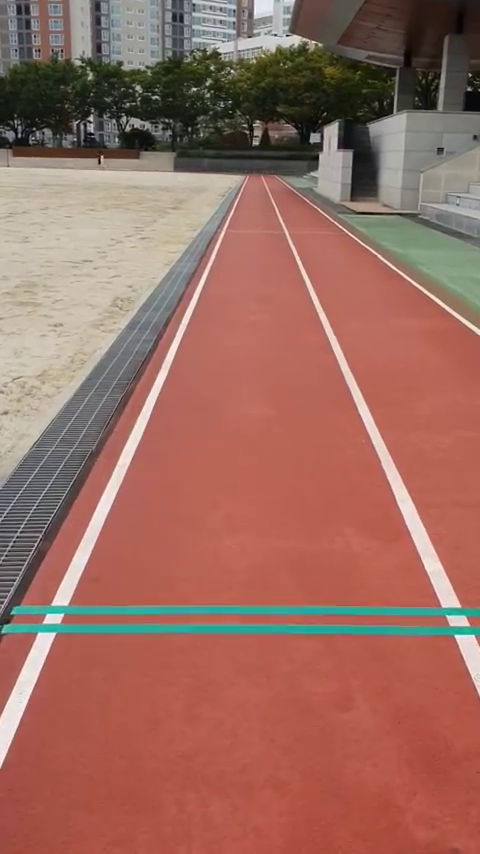
#> input picture frame 18 of ex_track_5.mp4.mp4, 480 x 854 px, given in place of real_camera.mp4, which was not available
$ python laneDetection.py
#> lines starting #> are read from the running program, lines starting #| are printed output that depends on the picture; after the words box and inside, x2 and y2 are one past the last pixel; in counts of white or black regions, pixels touching at a corner belong together; pictures that were not available may be replaced by others from this repository, and a replacement may not be noted
#> further down, frame is the input picture: shape (854, 480, 3); mean B, G, R 96.3, 107.9, 155.1
################################################################################
######## 차선 인식 프로젝트 ####################################################
################################################################################
# DESCRIPTION:  이 프로젝트는 차선 감지를 방법을 보여주기 위해 만들어졌습니다.
#               시스템은 전면 카메라가 장착된 RC카 자동차에서 작동합니다.
#               OPENCV 라이브러리의 도움으로 알고리즘을 설계할 수 있었습니다.
#               차선을 식별하고 앞바퀴의 조향각도를 예측할 수 있습니다.
#               RC카가 현재 차선에서 멀어지면 운전자에게 경고를 할 수 있습니다.
################################################################################

# IMPORT NECESSARY LIBRARIES
import cv2
import numpy as np
import os
from scipy import optimize
from matplotlib import pyplot as plt, cm, colors

test_video = 'real_camera.mp4'
# test_video = 'real_camera_speed.mp4'

# Defining variables to hold meter-to-pixel conversion
# meter-to-pixel 변환을 유지하기 위한 변수 정의
ym_per_pix = 30 / 720

# Standard lane width is 3.7 meters divided by lane width in pixels which is
# calculated to be approximately 720 pixels not to be confused with frame height
# 표준 차선 너비 3.7m를 차선 너비(픽셀)로 나눈 값으로
# 계산할때는 프레임의 높이와 혼동하지 않기 위해 약 720 픽셀로 계산
xm_per_pix = 12 / 720  # ( 기본 값 : 3.7m )

# Get path to the current working directory
# 현재 작업 디렉토리의 경로 가져오기
CWD_PATH = os.getcwd()

################################################################################
######## START - FUNCTIONS TO PERFORM IMAGE PROCESSING #########################
######## START - 이미지 처리를 수행하는 기능 ###################################
################################################################################

################################################################################
#### START - FUNCTION TO READ AN INPUT IMAGE ###################################


def readVideo():

    # Read input video from current working directory
    inpImage = cv2.VideoCapture(os.path.join(CWD_PATH, test_video))

    return inpImage
#### END - FUNCTION TO READ AN INPUT IMAGE #####################################
################################################################################


################################################################################
#### START - FUNCTION TO PROCESS IMAGE #########################################
def processImage(inpImage):

    # Apply HLS color filtering to filter out white lane lines
    # ( 흰색 영역 HSL 필터 )
    hls = cv2.cvtColor(inpImage, cv2.COLOR_BGR2HLS)

    lower_white = np.array([0, 100, 10])         # default = 0, 130, 10
    upper_white = np.array([255, 255, 255])      # default = 255, 255, 255
    mask = cv2.inRange(inpImage, lower_white, upper_white)
    hls_result = cv2.bitwise_and(inpImage, inpImage, mask=mask)

    # Convert image to grayscale, apply threshold, blur & extract edges
    gray = cv2.cvtColor(hls_result, cv2.COLOR_BGR2GRAY)
    ret, thresh = cv2.threshold(gray, 160, 255, cv2.THRESH_BINARY)
    blur = cv2.GaussianBlur(thresh, (3, 3), 0)
    canny = cv2.Canny(blur, 40, 120)            # default = 40, 60

    # [7 lines of commented-out code are left out]

    return image, hls_result, gray, thresh, blur, canny
#### END - FUNCTION TO PROCESS IMAGE ###########################################
################################################################################


################################################################################
#### START - FUNCTION TO APPLY PERSPECTIVE WARP ################################
def perspectiveWarp(inpImage):

    # 이미지 사이즈 추출
    height, width = inpImage.shape[:2]
    img_size = (width, height)

    # Perspective points to be warped
    # 왜곡될 관점 포인트 <좌하, 우하, 좌상, 우상>
    # 🐸 ( Type 1 )
    # src = np.float32([[0, height-150],
    #                   [width, height-150],
    #                   [200, 300],
    #                   [width-200, 300]])

    # 🐸 ( Type 2 기본값 )
    # src = np.float32([[200, height-200],
    #                   [width, height-200],
    #                   [200, 400],
    #                   [width, 400]])
    # (200, 520)  (1280, 520)  (200, 400)  (1280, 400)

    # 🐸 ( Type 3 조금 넓은 시야 )
    src = np.float32([[0, height-150],
                      [width, height-150],
                      [300, 200],
                      [width-300, 200]])

    # 🐸 ( Type 4 많이 넓은 시야 )
    # src = np.float32([[0, height-150],
    #                   [width, height-150],
    #                   [400, 150],
    #                   [width-400, 150]])

    # Window to be shown
    # 표시할 윈도우
    dst = np.float32([[0, 0],
                      [1280, 0],
                      [0, 720],
                      [1280, 720]])

    # Matrix to warp the image for birdseye window
    # Birdseye 창의 이미지를 왜곡하는 매트릭스
    matrix = cv2.getPerspectiveTransform(src, dst)

    # Inverse matrix to unwarp the image for final window
    # 최종 창의 이미지를 왜곡 해제하는 역행렬
    minv = cv2.getPerspectiveTransform(dst, src)
    birdseye = cv2.warpPerspective(inpImage, matrix, img_size)
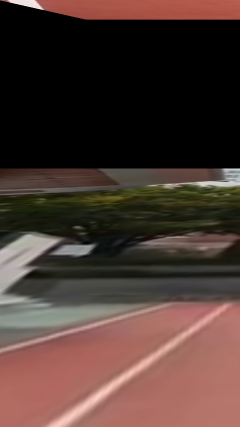
#> birdseye: shape (854, 480, 3) (shown at 1/2 size); mean B, G, R 49.7, 55.8, 75.7

    # Get the birdseye window dimensions
    # Birdseye 창 크기 가져오기
    height, width = birdseye.shape[:2]

    # Divide the birdseye view into 2 halves to separate left & right lanes
    # Birdseye 뷰를 2등분하여 왼쪽 및 오른쪽 차선 분리
    birdseyeLeft = birdseye[0:height, 0:width // 2]
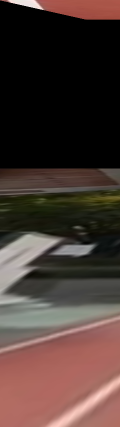
#> birdseyeLeft: shape (854, 240, 3) (shown at 1/2 size); mean B, G, R 50.8, 56.2, 73.2
    birdseyeRight = birdseye[0:height, width // 2:width]
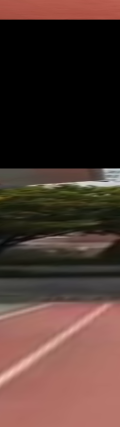
#> birdseyeRight: shape (854, 240, 3) (shown at 1/2 size); mean B, G, R 48.7, 55.5, 78.1

    # Display birdseye view image
    # Birdseye 뷰이미지 표시

    # cv2.imshow("Birdseye", birdseye)
    cv2.imshow("Birdseye Left", birdseyeLeft)
    cv2.imshow("Birdseye Right", birdseyeRight)

    return birdseye, birdseyeLeft, birdseyeRight, minv
#### END - FUNCTION TO APPLY PERSPECTIVE WARP ##################################
################################################################################


################################################################################
#### START - FUNCTION TO PLOT THE HISTOGRAM OF WARPED IMAGE ####################
#### START - 왜곡된 이미지의 히스토그램을 플롯하는 기능 ########################
def plotHistogram(inpImage):

    histogram = np.sum(inpImage[inpImage.shape[0] // 2:, :], axis=0)

    midpoint = np.int32(histogram.shape[0] / 2)
    leftxBase = np.argmax(histogram[:midpoint])
    rightxBase = np.argmax(histogram[midpoint:]) + midpoint

    plt.xlabel("Image X Coordinates")
    plt.ylabel("Number of White Pixels")

    # Return histogram and x-coordinates of left & right lanes to calculate
    # lane width in pixels
    # 픽셀 단위의 계산식에 필요한
    # ( 왼쪽, 오른쪽 차선의 히스토그램 ) 및 ( x 좌표 ) 반환
    return histogram, leftxBase, rightxBase
#### END - FUNCTION TO PLOT THE HISTOGRAM OF WARPED IMAGE ######################
################################################################################


################################################################################
#### START - APPLY SLIDING WINDOW METHOD TO DETECT CURVES ######################
def slide_window_search(binary_warped, histogram):

    # Find the start of left and right lane lines using histogram info
    # 히스토그램 정보를 사용하여 왼쪽, 오른쪽 차선의 시작점 찾기
    out_img = np.dstack((binary_warped, binary_warped, binary_warped)) * 255
    midpoint = np.int32(histogram.shape[0] / 2)
    leftx_base = np.argmax(histogram[:midpoint])
    rightx_base = np.argmax(histogram[midpoint:]) + midpoint

    # A total of 9 windows will be used
    # 총 12개의 창을 사용하여 알고리즘 계산
    # ( default 윈도우 9, 마진 120, 최소값 50 )
    nwindows = 6
    window_height = np.int32(binary_warped.shape[0] / nwindows)
    nonzero = binary_warped.nonzero()
    nonzeroy = np.array(nonzero[0])
    nonzerox = np.array(nonzero[1])
    leftx_current = leftx_base
    rightx_current = rightx_base
    margin = 120
    minpix = 10
    left_lane_inds = []
    right_lane_inds = []

    #### START - Loop to iterate through windows and search for lane lines #####
    #### START - 루프를 통해 창을 반복 -> 차선 검출 알고리즘 #####
    for window in range(nwindows):
        win_y_low = binary_warped.shape[0] - (window + 1) * window_height
        win_y_high = binary_warped.shape[0] - window * window_height
        win_xleft_low = leftx_current - margin
        win_xleft_high = leftx_current + margin
        win_xright_low = rightx_current - margin
        win_xright_high = rightx_current + margin

        # 슬라이딩 윈도우 객채 생성
        cv2.rectangle(out_img, (win_xleft_low, win_y_low), (win_xleft_high, win_y_high),
                      (0, 255, 0), 2)
        cv2.rectangle(out_img, (win_xright_low, win_y_low), (win_xright_high, win_y_high),
                      (0, 255, 0), 2)

        good_left_inds = ((nonzeroy >= win_y_low) & (nonzeroy < win_y_high) &
                          (nonzerox >= win_xleft_low) & (nonzerox < win_xleft_high)).nonzero()[0]
        good_right_inds = ((nonzeroy >= win_y_low) & (nonzeroy < win_y_high) &
                           (nonzerox >= win_xright_low) & (nonzerox < win_xright_high)).nonzero()[0]

        left_lane_inds.append(good_left_inds)
        right_lane_inds.append(good_right_inds)

        if len(good_left_inds) > minpix:
            leftx_current = np.int32(np.mean(nonzerox[good_left_inds]))
        if len(good_right_inds) > minpix:
            rightx_current = np.int32(np.mean(nonzerox[good_right_inds]))
    #### END - Loop to iterate through windows and search for lane lines #######

    left_lane_inds = np.concatenate(left_lane_inds)
    right_lane_inds = np.concatenate(right_lane_inds)

    leftx = nonzerox[left_lane_inds]
    lefty = nonzeroy[left_lane_inds]
    rightx = nonzerox[right_lane_inds]
    righty = nonzeroy[right_lane_inds]

    # Apply 2nd degree polynomial fit to fit curves
    # 곡선에 맞게 2차 다항식 피팅 적용
    left_fit = np.polyfit(lefty, leftx, 2)
    right_fit = np.polyfit(righty, rightx, 2)

    ploty = np.linspace(0, binary_warped.shape[0]-1, binary_warped.shape[0])
    left_fitx = left_fit[0] * ploty**2 + left_fit[1] * ploty + left_fit[2]
    right_fitx = right_fit[0] * ploty**2 + right_fit[1] * ploty + right_fit[2]

    ltx = np.trunc(left_fitx)
    rtx = np.trunc(right_fitx)
    # plt.plot(right_fitx)
    # plt.show()

    # 주행 가능 도로 이미지 색상
    out_img[nonzeroy[left_lane_inds], nonzerox[left_lane_inds]] = [255, 0, 0]

    # 중심 축 이미지 색상
    out_img[nonzeroy[right_lane_inds], nonzerox[right_lane_inds]] = [0, 0, 255]

    # plt.imshow(out_img)
    # cv2.imshow('sliding_window', out_img)

    plt.plot(left_fitx,  ploty, color='yellow')
    plt.plot(right_fitx, ploty, color='yellow')
    plt.xlim(0, 1280)
    plt.ylim(720, 0)

    return ploty, left_fit, right_fit, ltx, rtx
#### END - APPLY SLIDING WINDOW METHOD TO DETECT CURVES ########################
################################################################################


################################################################################
#### START - APPLY GENERAL SEARCH METHOD TO DETECT CURVES ######################
#### START - 곡선을 감지하는 일반 검색 방법 적용 ###############################
def general_search(binary_warped, left_fit, right_fit):

    nonzero = binary_warped.nonzero()
    nonzeroy = np.array(nonzero[0])
    nonzerox = np.array(nonzero[1])
    margin = 100
    left_lane_inds = ((nonzerox > (left_fit[0]*(nonzeroy**2) + left_fit[1]*nonzeroy +
                                   left_fit[2] - margin)) & (nonzerox < (left_fit[0]*(nonzeroy**2) +
                                                                         left_fit[1]*nonzeroy + left_fit[2] + margin)))

    right_lane_inds = ((nonzerox > (right_fit[0]*(nonzeroy**2) + right_fit[1]*nonzeroy +
                                    right_fit[2] - margin)) & (nonzerox < (right_fit[0]*(nonzeroy**2) +
                                                                           right_fit[1]*nonzeroy + right_fit[2] + margin)))

    leftx = nonzerox[left_lane_inds]
    lefty = nonzeroy[left_lane_inds]
    rightx = nonzerox[right_lane_inds]
    righty = nonzeroy[right_lane_inds]
    left_fit = np.polyfit(lefty, leftx, 2)
    right_fit = np.polyfit(righty, rightx, 2)
    ploty = np.linspace(0, binary_warped.shape[0]-1, binary_warped.shape[0])
    left_fitx = left_fit[0]*ploty**2 + left_fit[1]*ploty + left_fit[2]
    right_fitx = right_fit[0]*ploty**2 + right_fit[1]*ploty + right_fit[2]

    ## VISUALIZATION ###########################################################
    ## 시각화 ##################################################################

    out_img = np.dstack((binary_warped, binary_warped, binary_warped))*255
    window_img = np.zeros_like(out_img)
    out_img[nonzeroy[left_lane_inds], nonzerox[left_lane_inds]] = [255, 0, 0]
    out_img[nonzeroy[right_lane_inds], nonzerox[right_lane_inds]] = [0, 0, 255]

    left_line_window1 = np.array(
        [np.transpose(np.vstack([left_fitx-margin, ploty]))])
    left_line_window2 = np.array([np.flipud(np.transpose(np.vstack([left_fitx+margin,
                                                                    ploty])))])
    left_line_pts = np.hstack((left_line_window1, left_line_window2))
    right_line_window1 = np.array(
        [np.transpose(np.vstack([right_fitx-margin, ploty]))])
    right_line_window2 = np.array(
        [np.flipud(np.transpose(np.vstack([right_fitx+margin, ploty])))])
    right_line_pts = np.hstack((right_line_window1, right_line_window2))

    cv2.fillPoly(window_img, np.int_([left_line_pts]), (0, 255, 0))
    cv2.fillPoly(window_img, np.int_([right_line_pts]), (0, 255, 0))

    # 결과 도출
    # general_search_result = cv2.addWeighted(out_img, 1, window_img, 0.3, 0)
    # cv2.imshow('general_search_result', general_search_result)
    # plt.imshow(general_search_result)

    plt.plot(left_fitx,  ploty, color='yellow')
    plt.plot(right_fitx, ploty, color='yellow')
    plt.xlim(0, 1280)
    plt.ylim(720, 0)

    ret = {}
    ret['leftx'] = leftx
    ret['rightx'] = rightx
    ret['left_fitx'] = left_fitx
    ret['right_fitx'] = right_fitx
    ret['ploty'] = ploty

    return ret
#### END - APPLY GENERAL SEARCH METHOD TO DETECT CURVES ########################
################################################################################


################################################################################
#### START - FUNCTION TO MEASURE CURVE RADIUS ##################################
#### START - 곡선 반경 측정 기능 ###############################################
def measure_lane_curvature(ploty, leftx, rightx):

    # ( y축의 위에서 아래로 일치하도록 반전 )
    leftx = leftx[::-1]  # Reverse to match top-to-bottom in y
    rightx = rightx[::-1]  # Reverse to match top-to-bottom in y

    # Choose the maximum y-value, corresponding to the bottom of the image
    # 이미지 하단에 해당하는 최대의 y 값 추출
    y_eval = np.max(ploty)

    # Fit new polynomials to x, y in world space
    # 차선 공간의 x,y 좌표에 새롭게 정의된 다항식 적용
    left_fit_cr = np.polyfit(ploty*ym_per_pix, leftx*xm_per_pix, 2)
    right_fit_cr = np.polyfit(ploty*ym_per_pix, rightx*xm_per_pix, 2)

    # Calculate the new radii of curvature
    # 새로운 곡률 반경 계산
    left_curverad = ((1 + (2*left_fit_cr[0]*y_eval*ym_per_pix +
                           left_fit_cr[1])**2)**1.5) / np.absolute(2*left_fit_cr[0])
    right_curverad = ((1 + (2*right_fit_cr[0]*y_eval*ym_per_pix +
                            right_fit_cr[1])**2)**1.5) / np.absolute(2*right_fit_cr[0])

    # Now our radius of curvature is in meters
    # 아래 return 반환 함수부터 곡률 반경은 미터 단위..!

    # print(left_curverad, 'm', right_curverad, 'm')

    # Decide if it is a left or a right curve
    # 왼쪽 or 오른쪽 커브인지 결정 ( default value = 60 )
    if leftx[0] - leftx[-1] > 60:
        curve_direction = 'Left Curve'
    elif leftx[-1] - leftx[0] > 60:
        curve_direction = 'Right Curve'
    else:
        curve_direction = 'Straight'

    return (left_curverad + right_curverad) / 2.0, curve_direction
#### END - FUNCTION TO MEASURE CURVE RADIUS ####################################
################################################################################


################################################################################
#### START - FUNCTION TO VISUALLY SHOW DETECTED LANES AREA #####################
#### START - 감지된 차선 영역을 시각적으로 보여주는 기능 #######################
def draw_lane_lines(original_image, warped_image, Minv, draw_info):

    leftx = draw_info['leftx']
    rightx = draw_info['rightx']
    left_fitx = draw_info['left_fitx']
    right_fitx = draw_info['right_fitx']
    ploty = draw_info['ploty']

    warp_zero = np.zeros_like(warped_image).astype(np.uint8)
    color_warp = np.dstack((warp_zero, warp_zero, warp_zero))

    pts_left = np.array([np.transpose(np.vstack([left_fitx, ploty]))])
    pts_right = np.array(
        [np.flipud(np.transpose(np.vstack([right_fitx, ploty])))])
    pts = np.hstack((pts_left, pts_right))

    mean_x = np.mean((left_fitx, right_fitx), axis=0)
    pts_mean = np.array([np.flipud(np.transpose(np.vstack([mean_x, ploty])))])

    cv2.fillPoly(color_warp, np.int_([pts]), (150, 130, 0))       # 주행 라인
    cv2.fillPoly(color_warp, np.int_([pts_mean]), (0, 255, 255))  # 중심 축

    newwarp = cv2.warpPerspective(
        color_warp, Minv, (original_image.shape[1], original_image.shape[0]))
    result = cv2.addWeighted(original_image, 1, newwarp, 0.5, 0)

    return pts_mean, result
#### END - FUNCTION TO VISUALLY SHOW DETECTED LANES AREA #######################
################################################################################


#### START - FUNCTION TO CALCULATE DEVIATION FROM LANE CENTER ##################
#### START - 차선 중심으로부터의 편차를 계산하는 기능 ##########################
################################################################################
def offCenter(meanPts, inpFrame):

    # Calculating deviation in meters
    # 미터 단위의 편차 계산
    mpts = meanPts[-1][-1][-2].astype(int)
    pixelDeviation = inpFrame.shape[1] / 2 - abs(mpts)
    deviation = pixelDeviation * xm_per_pix
    direction = "left" if deviation < 0 else "right"

    return deviation, direction
################################################################################
#### END - FUNCTION TO CALCULATE DEVIATION FROM LANE CENTER ####################


################################################################################
#### START - FUNCTION TO ADD INFO TEXT TO FINAL IMAGE ##########################
#### START - 최종 이미지에 주행 정보 텍스트를 추가하는 기능 ####################
def addText(img, radius, direction, deviation, devDirection):

    # Add the radius and center position to the image
    # 이미지에 반경과 중심 위치 추가
    font = cv2.FONT_HERSHEY_SIMPLEX
    font_rgb = (240, 248, 255)

    if (direction != 'Straight'):
        text = 'Radius of Curvature: ' + '{:04.0f}'.format(radius) + 'm'
        text1 = 'Curve Direction: ' + (direction)

    else:
        text = 'Radius of Curvature: ' + 'N/A'
        text1 = 'Curve Direction: ' + (direction)

    cv2.putText(img, text, (400, 180), font, 0.8, font_rgb, 2, cv2.LINE_AA)
    cv2.putText(img, text1, (400, 230), font, 0.8, font_rgb, 2, cv2.LINE_AA)

    # Deviation ( 편차 )
    deviation_text = 'Off Center: ' + \
        str(round(abs(deviation), 3)) + 'm' + ' to the ' + devDirection
    cv2.putText(img, deviation_text, (400, 280),
                font, 0.8, font_rgb, 2, cv2.LINE_AA)

    print('🐸 커브 방향:', direction, ', 🎃 서브 모터:', devDirection)

    return img
#### END - FUNCTION TO ADD INFO TEXT TO FINAL IMAGE ############################
################################################################################

################################################################################
######## END - FUNCTIONS TO PERFORM IMAGE PROCESSING ###########################
################################################################################

################################################################################
################################################################################
################################################################################
################################################################################

################################################################################
######## START - MAIN FUNCTION #################################################
################################################################################


# Read the input image
image = readVideo()

################################################################################
#### START - LOOP TO PLAY THE INPUT IMAGE ######################################
while True:

    _, frame = image.read()
    try:
        # 🐸 birdView 적용하기
        # 1. "perspectiveWarp()" 함수를 호출하여 원근 변형 적용
        #       -> (birdView)라는 변수에 할당
        # 2- 원근 변형을 적용할 이미지(프레임)
        birdView, birdViewL, birdViewR, minverse = perspectiveWarp(frame)
#> minverse = [[0.375, -1.67, 0], [0, -2.09, 704], [0, -0.00694, 1]]

        # 🐸 birdView 가 적용된 이미지 불러오기
        # 1. "processImage()" 함수를 호출하여 이미지 처리 적용
        # 2. 각각의 변수(img, hls, grayscale, thresh, blur, canny)를 할당
        img, hls, grayscale, thresh, blur, canny = processImage(birdView)
#> in processImage, `mask = cv2.inRange(inpImage, lower_white, upper_white)`:
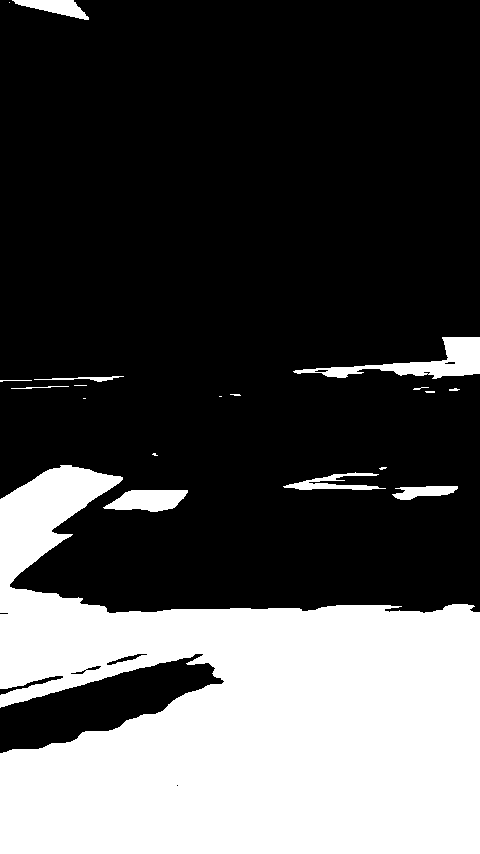
#> mask: shape (854, 480); 29.9% white; 19 white regions (8 under 20 px), largest, box (x1, y1, x2, y2) and area: (0, 465, 480, 854) 116090, (293, 337, 480, 379) 2615, (103, 490, 188, 512) 1318
#> in processImage, `hls_result = cv2.bitwise_and(inpImage, inpImage, mask=mask)`:
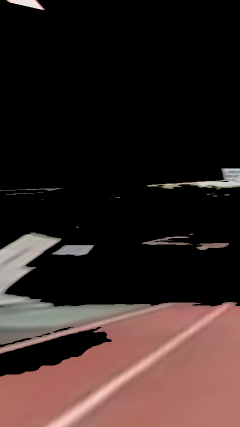
#> hls_result: shape (854, 480, 3) (shown at 1/2 size); mean B, G, R 34, 36.5, 50.7
#> in processImage, `gray = cv2.cvtColor(hls_result, cv2.COLOR_BGR2GRAY)`:
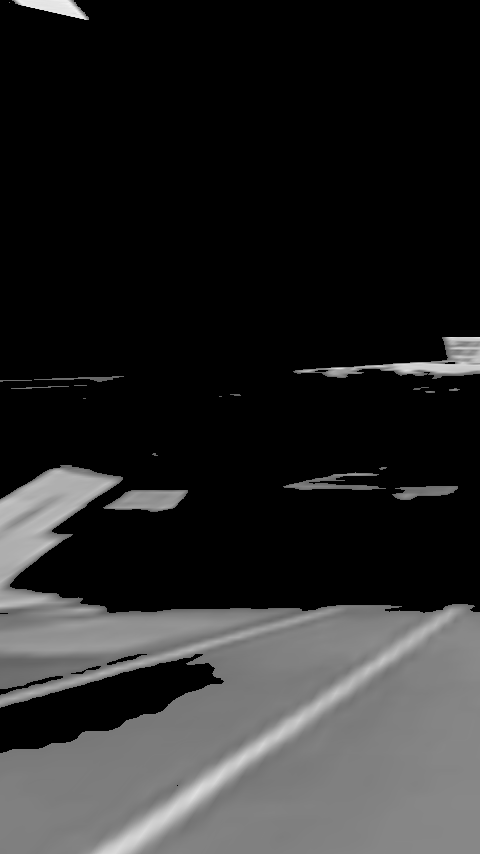
#> gray: shape (854, 480); min 0, max 242, mean 40.5
#> (the rest of the program and of its run is left out)
